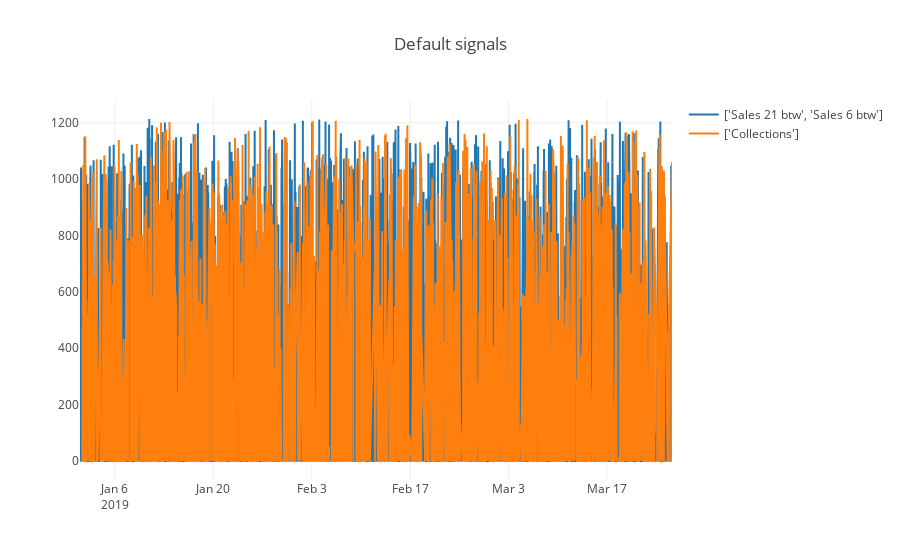

The cell this chart's notebook holds for it:
### Code cell
df_filtered = filterData_v3(df_all, query=[{"select": ["Sales 21 btw", "Sales 6 btw"], 
                              "_with": None}, 
                                {"select": ["Collections"], "_with": None}], on="GroundTruth")
plotAmounts(df_filtered)

### Figure 1 — Plotly figure (JSON) as saved in the notebook; plotly's stock layout.template omitted (floating-point values rounded to 4 significant figures; data arrays with more than 128 entries replaced by an {"elided": "..."} marker saying what was removed)
{"data": [{"name": "['Sales 21 btw', 'Sales 6 btw']", "type": "scatter", "uid": "e56fc97a-45af-4ae2-8337-4876faf3233e", "x": {"elided": "15135 str values"}, "y": {"elided": "15135 float values"}}, {"name": "['Collections']", "type": "scatter", "uid": "0f4815f7-d4e3-475d-95a0-ef5015ff80d2", "x": {"elided": "6800 str values"}, "y": {"elided": "6800 float values"}}], "layout": {"hovermode": "closest", "showlegend": true, "title": {"text": "Default signals"}}}
